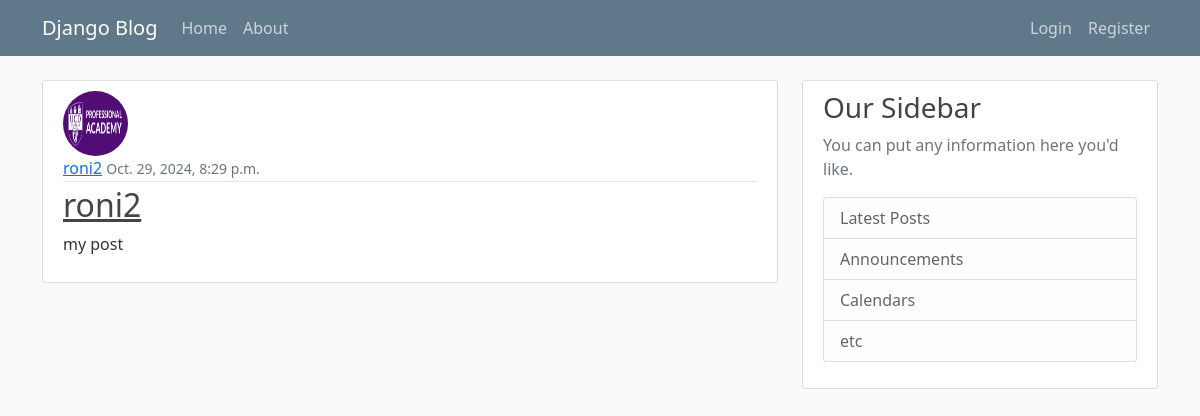
Screenshot of /post/8 with the database file from the repository.
### blog/models.py (models this page shows, shortened)
class Post(models.Model):
    title = models.CharField(max_length=100)
    content = models.TextField()
    date_posted = models.DateTimeField(default=timezone.now)
    author = models.ForeignKey(User, on_delete=models.CASCADE)

### users/models.py (models this page shows, shortened)
class Profile(models.Model):
    user = models.OneToOneField(User, on_delete=models.CASCADE)
    image = models.ImageField(default='default.jpg', upload_to='profile_pics')
    """
    Changes here explained below
    """

### blog/views.py (the view)
# urls.py: path('post/<int:pk>', PostDetailView.as_view(), name='post-detail'),
class PostDetailView(DetailView):
    model = Post

### blog/templates/blog/post_detail.html (shortened to what this page needs)
{% extends "blog/base.html" %}
{% block content %}
    <article class="media content-section">
        <img class="rounded-circle article-img" src="{{ post.author.profile.image.url }}">
        <div class="media-body">
            <div class="article-metadata">
            <a class="mr-2" href="#">{{ object.author }}</a>
            <small class="text-muted">{{ object.date_posted }}</small>
            </div>
            <h2><a class="article-title" href="#">{{ object.title }}</a></h2>
            <p class="article-content">{{ object.content }}</p>
        </div>
        </article>
{% endblock content %}

### blog/static/blog/main.css (style rules this page uses)
body { background: #fafafa; color: #333333; margin-top: 5rem; }
h1, h2, h3, h4, h5, h6 { color: #444444; }
.content-section { background: #ffffff; padding: 10px 20px; border: 1px solid #dddddd; border-radius: 3px; margin-bottom: 20px; }
.article-title { color: #444444; }
.article-content { white-space: pre-line; }
.article-img { height: 65px; width: 65px; margin-right: 16px; }
.article-metadata { padding-bottom: 1px; margin-bottom: 4px; border-bottom: 1px solid #e3e3e3 }

### rows the page displays
Post: author.profile.image (placeholder picture), author "roni2", date_posted "Oct. 29, 2024, 8:29 p.m.", title "roni2", content "my post"
